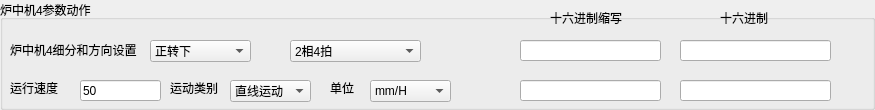
  <widget class="QGroupBox" name="groupBox_4">
   <property name="geometry">
    <rect>
     <x>10</x>
     <y>454</y>
     <width>875</width>
     <height>110</height>
    </rect>
   </property>
   <property name="title">
    <string>炉中机4参数动作</string>
   </property>
   <widget class="QLineEdit" name="hexOmitLineEdit_8">
    <property name="geometry">
     <rect>
      <x>520</x>
      <y>40</y>
      <width>141</width>
      <height>21</height>
     </rect>
    </property>
    <property name="readOnly">
     <bool>true</bool>
    </property>
   </widget>
   <widget class="QLabel" name="label_15">
    <property name="geometry">
     <rect>
      <x>720</x>
      <y>10</y>
      <width>51</width>
      <height>16</height>
     </rect>
    </property>
    <property name="text">
     <string>十六进制</string>
    </property>
   </widget>
   <widget class="QLineEdit" name="hexLineEdit_8">
    <property name="geometry">
     <rect>
      <x>680</x>
      <y>40</y>
      <width>151</width>
      <height>21</height>
     </rect>
    </property>
    <property name="text">
     <string/>
    </property>
    <property name="readOnly">
     <bool>true</bool>
    </property>
   </widget>
   <widget class="QLabel" name="label_16">
    <property name="geometry">
     <rect>
      <x>550</x>
      <y>10</y>
      <width>81</width>
      <height>16</height>
     </rect>
    </property>
    <property name="text">
     <string>十六进制缩写</string>
    </property>
   </widget>
   <widget class="QLabel" name="label_17">
    <property name="geometry">
     <rect>
      <x>10</x>
      <y>40</y>
      <width>131</width>
      <height>20</height>
     </rect>
    </property>
    <property name="text">
     <string>炉中机4细分和方向设置</string>
    </property>
   </widget>
   <widget class="QComboBox" name="directionComboBox_4">
    <property name="geometry">
     <rect>
      <x>150</x>
      <y>40</y>
      <width>101</width>
      <height>22</height>
     </rect>
    </property>
    <item>
     <property name="text">
      <string>正转下</string>
     </property>
    </item>
    <item>
     <property name="text">
      <string>反转上</string>
     </property>
    </item>
   </widget>
   <widget class="QComboBox" name="subdivisionComboBox_4">
    <property name="geometry">
     <rect>
      <x>290</x>
      <y>40</y>
      <width>131</width>
      <height>22</height>
     </rect>
    </property>
    <item>
     <property name="text">
      <string>2相4拍</string>
     </property>
    </item>
    <item>
     <property name="text">
      <string>2细分</string>
     </property>
    </item>
    <item>
     <property name="text">
      <string>4细分</string>
     </property>
    </item>
    <item>
     <property name="text">
      <string>8细分</string>
     </property>
    </item>
   </widget>
   <widget class="QLineEdit" name="hexOmitLineEdit_9">
    <property name="geometry">
     <rect>
      <x>520</x>
      <y>80</y>
      <width>141</width>
      <height>21</height>
     </rect>
    </property>
    <property name="text">
     <string/>
    </property>
    <property name="readOnly">
     <bool>true</bool>
    </property>
   </widget>
   <widget class="QLineEdit" name="hexLineEdit_9">
    <property name="geometry">
     <rect>
      <x>680</x>
      <y>80</y>
      <width>151</width>
      <height>21</height>
     </rect>
    </property>
    <property name="text">
     <string/>
    </property>
    <property name="readOnly">
     <bool>true</bool>
    </property>
   </widget>
   <widget class="QComboBox" name="unitComboBox_4">
    <property name="geometry">
     <rect>
      <x>370</x>
      <y>80</y>
      <width>81</width>
      <height>22</height>
     </rect>
    </property>
    <property name="currentIndex">
     <number>2</number>
    </property>
    <item>
     <property name="text">
      <string>mm/s</string>
     </property>
    </item>
    <item>
     <property name="text">
      <string>mm/min</string>
     </property>
    </item>
    <item>
     <property name="text">
      <string>mm/H</string>
     </property>
    </item>
   </widget>
   <widget class="QLabel" name="label_46">
    <property name="geometry">
     <rect>
      <x>330</x>
      <y>80</y>
      <width>31</width>
      <height>16</height>
     </rect>
    </property>
    <property name="text">
     <string>单位</string>
    </property>
   </widget>
   <widget class="QLineEdit" name="velocityLineEdit_4">
    <property name="geometry">
     <rect>
      <x>80</x>
      <y>80</y>
      <width>81</width>
      <height>21</height>
     </rect>
    </property>
    <property name="text">
     <string>50</string>
    </property>
   </widget>
   <widget class="QLabel" name="label_47">
    <property name="geometry">
     <rect>
      <x>170</x>
      <y>80</y>
      <width>51</width>
      <height>16</height>
     </rect>
    </property>
    <property name="text">
     <string>运动类别</string>
    </property>
   </widget>
   <widget class="QLabel" name="label_48">
    <property name="geometry">
     <rect>
      <x>10</x>
      <y>80</y>
      <width>51</width>
      <height>16</height>
     </rect>
    </property>
    <property name="text">
     <string>运行速度</string>
    </property>
   </widget>
   <widget class="QComboBox" name="typeComboBox_4">
    <property name="geometry">
     <rect>
      <x>230</x>
      <y>80</y>
      <width>81</width>
      <height>22</height>
     </rect>
    </property>
    <item>
     <property name="text">
      <string>直线运动</string>
     </property>
    </item>
    <item>
     <property name="text">
      <string>圆周运动</string>
     </property>
    </item>
   </widget>
  </widget>
